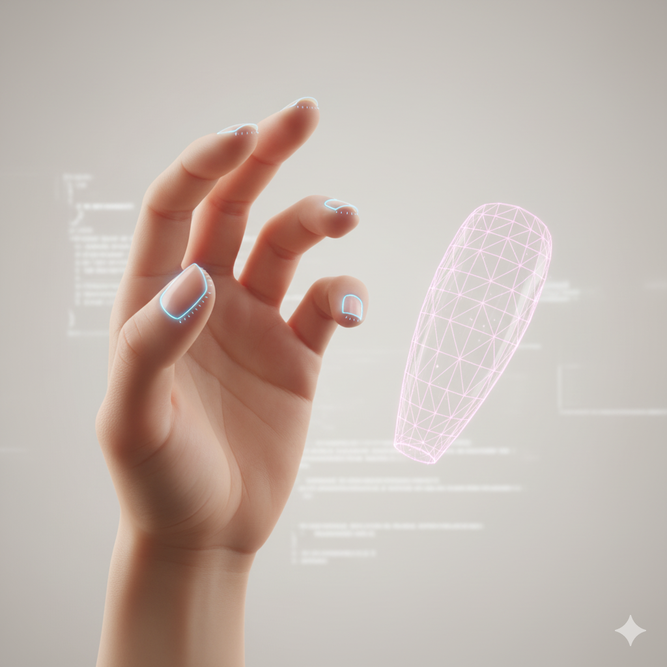
#> input picture 01.Hero (futuristic hand  3D nail).png, 667 x 667 px, shrunk from 1024 x 1024 before the run; its folder holds 4 pictures in this run
$ python to_yolo_seg.py --raw-dir .. --out-dir out
#> lines starting #> are read from the running program, lines starting #| are printed output that depends on the picture
import os
import json
import random
import argparse
from pathlib import Path

import numpy as np
from PIL import Image

# This script converts a dataset of RGB images and corresponding binary masks into YOLOv8/YOLO11
# segmentation label format (class_id x1 y1 x2 y2 ... normalized polygon coordinates).
# It supports nested structures like: <raw>/train/{images,masks}, <raw>/val/{images,masks}, <raw>/test/{images,masks}
# and will aggregate all discovered pairs then perform a fresh train/val split (default 90/10) unless
# --respect-existing-splits is provided, in which case the existing train/val are kept and 'test' (if present)
# is merged with val.

RNG_SEED = 42
TRAIN_SPLIT = 0.9
MIN_POLY_POINTS = 3  # YOLO requires at least 3 points

IMAGE_EXTS = {".jpg", ".jpeg", ".png", ".bmp"}
MASK_EXTS = {".png", ".bmp", ".jpg"}
MASK_NAME_HINTS = ["mask", "seg", "label", "nail"]

RAW_DIR: Path = Path('.')  # placeholder, set from args
YOLO_DIR: Path = Path('.')  # placeholder, set from args
CLASS_NAMES: list = ["nail"]
RESPECT_SPLITS = False


def find_image_mask_pairs():
    """Discover image/mask pairs using directory roles and heuristics."""
    image_candidates = []
    mask_candidates = []
    for root, _, files in os.walk(RAW_DIR):
        root_path = Path(root)
        root_parts_lower = {p.lower() for p in root_path.parts}
        for f in files:
            fp = root_path / f
            suffix = fp.suffix.lower()
            stem_lower = fp.stem.lower()
            is_image = suffix in IMAGE_EXTS and ('images' in root_parts_lower)
            is_mask = suffix in MASK_EXTS and ('masks' in root_parts_lower)
            if not is_image and suffix in IMAGE_EXTS:
                is_image = True
            if not is_mask and suffix in MASK_EXTS and any(h in stem_lower for h in MASK_NAME_HINTS):
                is_mask = True
            if is_image:
                image_candidates.append(fp)
            if is_mask:
                mask_candidates.append(fp)
#> pass 2 of the loop in find_image_mask_pairs, `for root, _, files in os.walk(RAW_DIR):`:

    mask_index = {}
    for m in mask_candidates:
        stem = m.stem.lower()
        variants = {stem}
        for hint in MASK_NAME_HINTS:
            variants.add(stem.replace(f"_{hint}", "").replace(f"-{hint}", ""))
        for v in variants:
            mask_index.setdefault(v, []).append(m)

    pairs = []
    for img in image_candidates:
        stem = img.stem.lower()
        candidate_lists = [mask_index.get(stem, [])]
        for hint in MASK_NAME_HINTS:
            candidate_lists.append(mask_index.get(f"{stem}_{hint}", []))
            candidate_lists.append(mask_index.get(f"{stem}-{hint}", []))
        flat = [m for sub in candidate_lists for m in sub]
        if not flat:
            continue
        chosen = sorted(flat, key=lambda p: p.stat().st_size)[0]
        pairs.append((img, chosen))
    print(f"Discovered {len(pairs)} image/mask pairs (images found={len(image_candidates)}, masks found={len(mask_candidates)})")
    return pairs


def mask_to_polygons(mask_array):
    import cv2  # local import to avoid dependency issues earlier
    # mask_array is 2D binary
    mask_bin = (mask_array > 0).astype(np.uint8)
    contours, hierarchy = cv2.findContours(mask_bin, cv2.RETR_EXTERNAL, cv2.CHAIN_APPROX_SIMPLE)
    polygons = []
    for cnt in contours:
        if len(cnt) < MIN_POLY_POINTS:
            continue
        # Flatten and normalize
        cnt = cnt.squeeze(1)  # Nx2
        if cnt.ndim != 2:
            continue
        polygons.append(cnt)
    return polygons


def simplify_polygon(points, epsilon_ratio=0.002):
    import cv2
    if len(points) < MIN_POLY_POINTS:
        return points
    # Perimeter for dynamic epsilon
    peri = cv2.arcLength(points.reshape(-1,1,2).astype(np.float32), True)
    epsilon = epsilon_ratio * peri
    approx = cv2.approxPolyDP(points.reshape(-1,1,2).astype(np.float32), epsilon, True)
    return approx.reshape(-1,2).astype(np.int32)


def polygon_to_yolo_line(poly, w, h, class_id=0):
    # Normalize coordinates
    norm = []
    for x, y in poly:
        nx = max(0.0, min(1.0, x / w))
        ny = max(0.0, min(1.0, y / h))
        norm.extend([f"{nx:.6f}", f"{ny:.6f}"])
    return f"{class_id} " + " ".join(norm)


def write_split_file_list(pairs):
    random.seed(RNG_SEED)
    random.shuffle(pairs)
    n_train = int(len(pairs) * TRAIN_SPLIT)
    return pairs[:n_train], pairs[n_train:]


def ensure_dirs():
    for split in ["train", "val"]:
        for sub in ["images", "labels"]:
            (YOLO_DIR / split / sub).mkdir(parents=True, exist_ok=True)


def create_data_yaml():
    yaml_path = YOLO_DIR / 'data.yaml'
    class_lines = "\n".join([f"  {i}: {n}" for i, n in enumerate(CLASS_NAMES)])
    content = f"""path: {YOLO_DIR.as_posix()}
train: train/images
val: val/images
names:
{class_lines}
"""
    yaml_path.write_text(content, encoding='utf-8')


def process():
    pairs = find_image_mask_pairs()
    if not pairs:
        print("No image-mask pairs found in raw directory.")
        return

    if RESPECT_SPLITS:
        train_pairs = [p for p in pairs if 'train' in {q.lower() for q in p[0].parts}]
        val_pairs = [p for p in pairs if 'val' in {q.lower() for q in p[0].parts} or 'test' in {q.lower() for q in p[0].parts}]
    else:
        train_pairs, val_pairs = write_split_file_list(pairs)

    ensure_dirs()

    stats = {"train": 0, "val": 0, "labels_train": 0, "labels_val": 0}

    for split, spairs in [("train", train_pairs), ("val", val_pairs)]:
        for img_path, mask_path in spairs:
            try:
                img = Image.open(img_path).convert('RGB')
#> img is the input picture: PIL image 667x667 RGB; mean R, G, B 196, 182.5, 175
                w, h = img.size
#> w = 667; h = 667
                mask = Image.open(mask_path).convert('L')
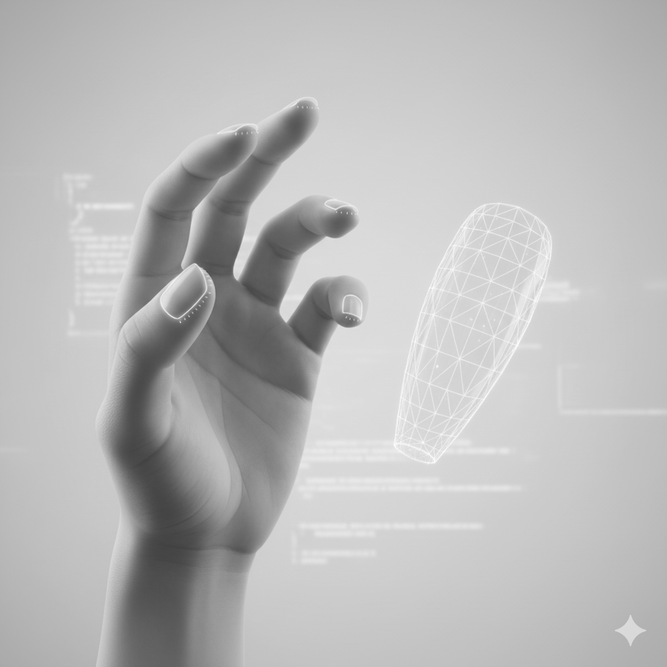
#> mask: PIL image 667x667 L; min 65, max 254, mean 185.8
                mask_arr = np.array(mask)
                polygons = mask_to_polygons(mask_arr)
#> in mask_to_polygons, `mask_bin = (mask_array > 0).astype(np.uint8)`: mask_bin: shape (667, 667); every value is 1
#> in mask_to_polygons, `contours, hierarchy = cv2.findContours(mask_bin, cv2.RETR_EXTERNAL, cv..`: contours = [[[0, 0], [0, 666], [666, 666], [666, 0]]]
#> the loop in mask_to_polygons, `for cnt in contours:` made 1 pass
#> cnt on pass 1: [[0, 0], [0, 666], [666, 666], [666, 0]]
#> polygons = [[[0, 0], [0, 666], [666, 666], [666, 0]]]
                lines = []
                for poly in polygons:
                    poly = simplify_polygon(poly)
                    if len(poly) < MIN_POLY_POINTS:
                        continue
                    line = polygon_to_yolo_line(poly, w, h, 0)
                    if line.count(' ') < 6:
                        continue
                    lines.append(line)
#> this loop made 1 pass
#> (peri in simplify_polygon, epsilon in simplify_polygon, approx in simplify_polygon) on pass 1: (2664, 5.33, [[0, 0], [0, 666], [666, 666], [666, 0]])
#> after the loop, lines = 1 item
                if not lines:
                    ys, xs = np.where(mask_arr > 0)
                    if xs.size and ys.size:
                        bbox_poly = np.array([
                            [xs.min(), ys.min()],
                            [xs.max(), ys.min()],
                            [xs.max(), ys.max()],
                            [xs.min(), ys.max()],
                        ], dtype=np.int32)
                        line = polygon_to_yolo_line(bbox_poly, w, h, 0)
                        lines.append(line)
                    else:
                        continue

                out_img = YOLO_DIR / split / 'images' / img_path.name
                img.save(out_img, quality=95)
                label_name = img_path.with_suffix('.txt').name
                out_label = YOLO_DIR / split / 'labels' / label_name
                out_label.write_text('\n'.join(lines), encoding='utf-8')
                stats[split] += 1
                stats['labels_' + split] += 1
            except Exception as e:
                print(f"Error processing {img_path}: {e}")
#> pass 2 of the loop in process, `for split, spairs in [("train", train_pairs), ("val", val_pairs)]:`:
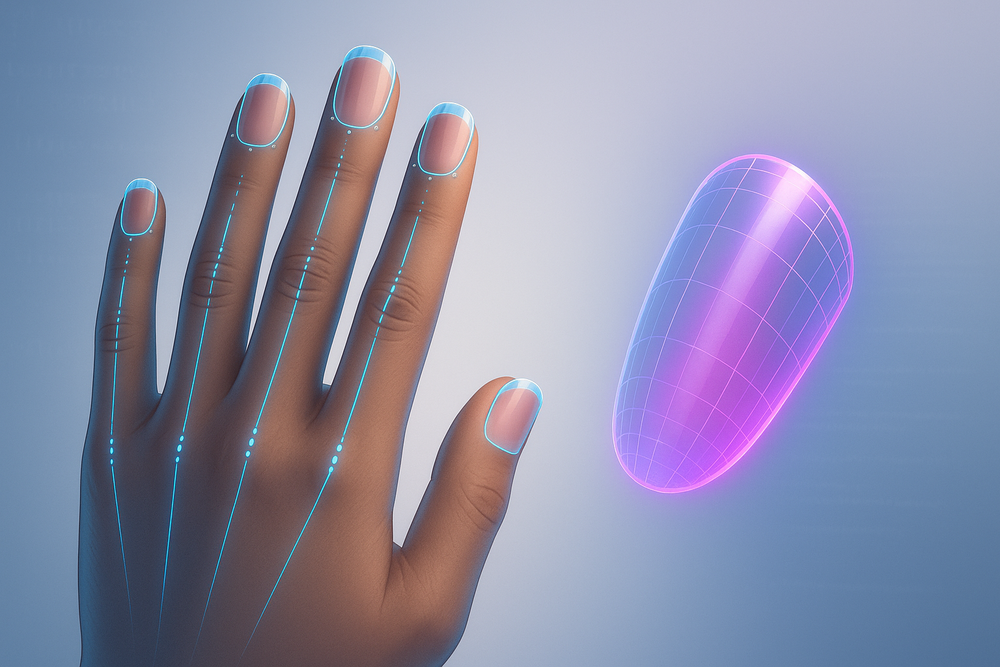
#> input picture 01. Hero (futuristic hand + 3D nail).png, 1000 x 667 px, shrunk from 1536 x 1024 before the run
#> in process, img is the input picture: PIL image 1000x667 RGB; mean R, G, B 141.6, 142.8, 170.4
#> in process, `mask = Image.open(mask_path).convert('L')`:
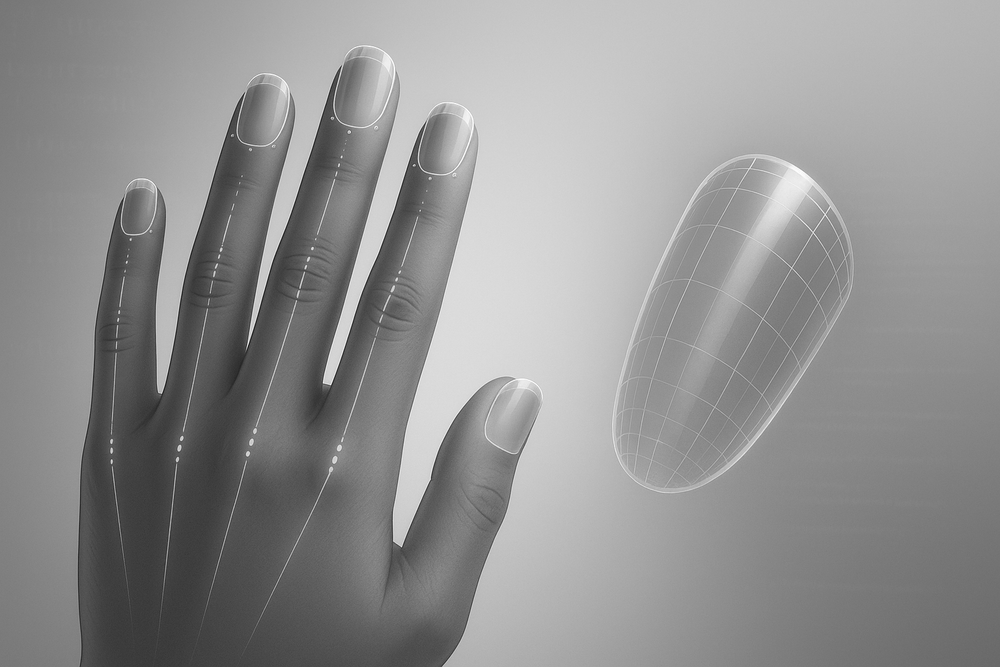
#> mask: PIL image 1000x667 L; min 26, max 255, mean 145.6
#> mask_bin: shape (667, 1000); every value is 1
#> the loop in mask_to_polygons (call 2), `for cnt in contours:` made 1 pass
#> cnt on pass 1: [[0, 0], [0, 666], [999, 666], [999, 0]]
#> in process, `polygons = mask_to_polygons(mask_arr)`: polygons = [[[0, 0], [0, 666], [999, 666], [999, 0]]]
#> the loop in process, `for poly in polygons:` made 1 pass
#> (peri in simplify_polygon, epsilon in simplify_polygon, approx in simplify_polygon) on pass 1: (3330, 6.66, [[0, 0], [0, 666], [999, 666], [999, 0]])

    create_data_yaml()

    print("Conversion complete.")
    print(json.dumps(stats, indent=2))
    example_labels = list((YOLO_DIR / 'train' / 'labels').glob('*.txt'))
    if example_labels:
        print("Example label file (first lines):")
        print(example_labels[0].read_text().splitlines()[:3])


def parse_args():
    parser = argparse.ArgumentParser(description="Convert binary masks to YOLO segmentation format")
    parser.add_argument('--raw-dir', required=True, help='Root raw dataset directory (contains train/val/test or images/masks)')
    parser.add_argument('--out-dir', required=True, help='Output YOLO dataset directory')
    parser.add_argument('--class-name', default='nail', help='Single class name')
    parser.add_argument('--train-split', type=float, default=TRAIN_SPLIT, help='Train split ratio (ignored if --respect-existing-splits)')
    parser.add_argument('--respect-existing-splits', action='store_true', help='Use existing train/val/test splits instead of re-splitting')
    return parser.parse_args()


if __name__ == '__main__':
    args = parse_args()
    RAW_DIR = Path(args.raw_dir).resolve()
    YOLO_DIR = Path(args.out_dir).resolve()
    CLASS_NAMES = [args.class_name]
    TRAIN_SPLIT = args.train_split
    RESPECT_SPLITS = args.respect_existing_splits
    process()
